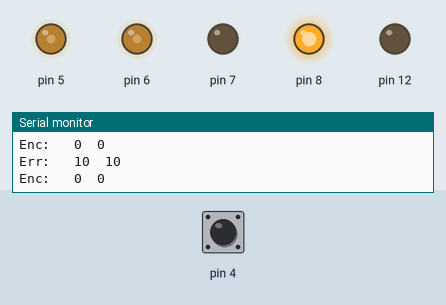
This sketch was run on a simulated Arduino Uno, built with avr-gcc and run on an emulated ATmega328P. On the bench: output pins drawn as LEDs (lit = HIGH), the last lines printed to the serial monitor. Inputs (shaded band) come from the test bench; at power-on: pin 4 HIGH.

Above: at 1.2 s.
1.3 s: pin 4 pulled LOW for 0.15 s
At 1.95 s:
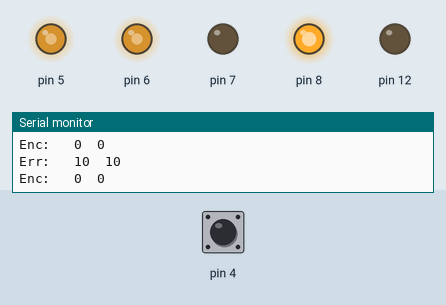
4.3 s: pin 4 pulled LOW for 1 s
At 5.86 s:
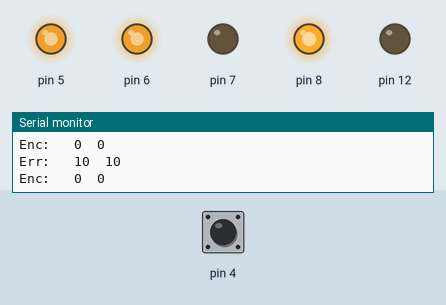
7.5 s: pin 4 pulled LOW for 0.15 s
At 9.77 s:
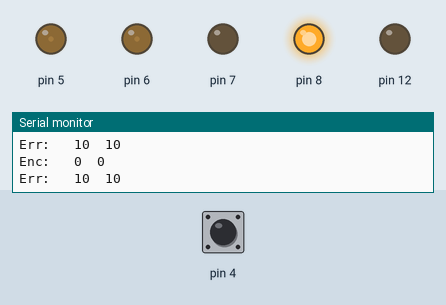
10.6 s: pin 4 pulsed LOW 5 times (0.12 s each, 0.3 s apart)
Timing chart, 0 to 16.1 s (numbered marks = the images above; inputs shaded):
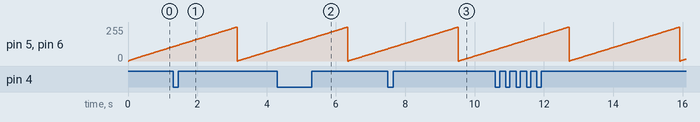

The sketch:

Tumbeller-elegoo.ino
```cpp
#include <PinChangeInt.h>

volatile long left_tick = 0;
volatile long right_tick = 0;

void setup() {
  Serial.begin(9600);

  pinMode(2, INPUT_PULLUP);
  pinMode(4, INPUT_PULLUP);

  PCintPort::attachInterrupt(2, leftmove, RISING);
  PCintPort::attachInterrupt(4, rightmove, RISING);

  pinMode(5, OUTPUT);
  pinMode(7, OUTPUT);
  pinMode(6, OUTPUT);
  pinMode(12, OUTPUT);
  pinMode(8, OUTPUT);

  digitalWrite(8, HIGH);
}

unsigned long t1;
int r1, r2, l1, l2;
int target_r = 10;
int target_l = 10;
int pwmr = 0;
int pwml = 0;

void loop() {
  fwd(pwml, pwmr);
  /*back(100, 100);
  delay(1000);
  stp();
  delay(1000);
  */

  if ((millis() - t1) >= 20) {
    r2 = right_tick - r1;
    r1 = right_tick;
    l2 = left_tick - l1;
    l1 = left_tick;
    Serial.print("Enc: \t");
    Serial.print(l2);
    Serial.print("\t");
    Serial.println(r2);

    int el = target_l - l2;
    int er = target_r - r2;
    Serial.print("Err: \t");
    Serial.print(el);
    Serial.print("\t");
    Serial.println(er);

    pwml += (el * 10)/40;
    pwmr += (er * 10)/40;

    t1 = millis();
  }
}

void fwd(int l, int r){
  analogWrite(5, l);
  analogWrite(6, r);
  digitalWrite(7, LOW);
  digitalWrite(12, LOW);
}

void back(int l, int r){
  analogWrite(5, l);
  analogWrite(6, r);
  digitalWrite(7, HIGH);
  digitalWrite(12, HIGH);
}

void stp(){
  analogWrite(5, 0);
  analogWrite(6, 0);
  digitalWrite(7, HIGH);
  digitalWrite(12, HIGH);
}

void leftmove() {
  left_tick++;
}

void rightmove() {
  right_tick++;
}
```

Measured:
- by itself, pin 5, pin 6: ramps from 0/255 to 254/255 and jumps back, once every 3.2 s
